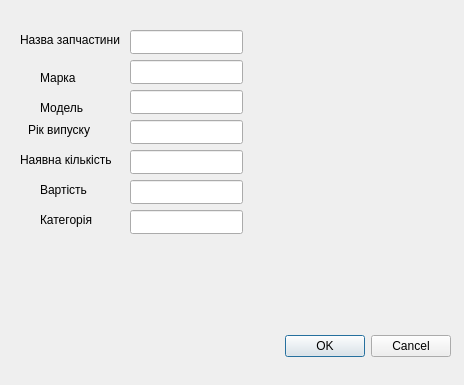
<?xml version="1.0" encoding="UTF-8"?>
<ui version="4.0">
 <class>AddInfo</class>
 <widget class="QDialog" name="AddInfo">
  <property name="geometry">
   <rect>
    <x>0</x>
    <y>0</y>
    <width>464</width>
    <height>385</height>
   </rect>
  </property>
  <property name="windowTitle">
   <string>Dialog</string>
  </property>
  <widget class="QDialogButtonBox" name="buttonOk">
   <property name="geometry">
    <rect>
     <x>110</x>
     <y>330</y>
     <width>341</width>
     <height>32</height>
    </rect>
   </property>
   <property name="orientation">
    <enum>Qt::Horizontal</enum>
   </property>
   <property name="standardButtons">
    <set>QDialogButtonBox::Cancel|QDialogButtonBox::Ok</set>
   </property>
  </widget>
  <widget class="QLineEdit" name="nameEdit">
   <property name="geometry">
    <rect>
     <x>130</x>
     <y>30</y>
     <width>113</width>
     <height>24</height>
    </rect>
   </property>
  </widget>
  <widget class="QLineEdit" name="carBrandEdit">
   <property name="geometry">
    <rect>
     <x>130</x>
     <y>60</y>
     <width>113</width>
     <height>24</height>
    </rect>
   </property>
  </widget>
  <widget class="QLineEdit" name="carModelEdit">
   <property name="geometry">
    <rect>
     <x>130</x>
     <y>90</y>
     <width>113</width>
     <height>24</height>
    </rect>
   </property>
  </widget>
  <widget class="QLineEdit" name="carYearEdit">
   <property name="geometry">
    <rect>
     <x>130</x>
     <y>120</y>
     <width>113</width>
     <height>24</height>
    </rect>
   </property>
  </widget>
  <widget class="QLineEdit" name="inStockEdit">
   <property name="geometry">
    <rect>
     <x>130</x>
     <y>150</y>
     <width>113</width>
     <height>24</height>
    </rect>
   </property>
  </widget>
  <widget class="QLineEdit" name="priceEdit">
   <property name="geometry">
    <rect>
     <x>130</x>
     <y>180</y>
     <width>113</width>
     <height>24</height>
    </rect>
   </property>
  </widget>
  <widget class="QLineEdit" name="categoryEdit">
   <property name="geometry">
    <rect>
     <x>130</x>
     <y>210</y>
     <width>113</width>
     <height>24</height>
    </rect>
   </property>
  </widget>
  <widget class="QLabel" name="nameLabel">
   <property name="geometry">
    <rect>
     <x>20</x>
     <y>30</y>
     <width>101</width>
     <height>20</height>
    </rect>
   </property>
   <property name="text">
    <string>Назва запчастини</string>
   </property>
  </widget>
  <widget class="QLabel" name="label">
   <property name="geometry">
    <rect>
     <x>40</x>
     <y>70</y>
     <width>49</width>
     <height>16</height>
    </rect>
   </property>
   <property name="text">
    <string>Марка</string>
   </property>
  </widget>
  <widget class="QLabel" name="label_2">
   <property name="geometry">
    <rect>
     <x>40</x>
     <y>100</y>
     <width>49</width>
     <height>16</height>
    </rect>
   </property>
   <property name="text">
    <string>Модель</string>
   </property>
  </widget>
  <widget class="QLabel" name="label_3">
   <property name="geometry">
    <rect>
     <x>28</x>
     <y>120</y>
     <width>71</width>
     <height>20</height>
    </rect>
   </property>
   <property name="text">
    <string>Рік випуску</string>
   </property>
  </widget>
  <widget class="QLabel" name="label_4">
   <property name="geometry">
    <rect>
     <x>20</x>
     <y>150</y>
     <width>91</width>
     <height>20</height>
    </rect>
   </property>
   <property name="text">
    <string>Наявна кількість</string>
   </property>
  </widget>
  <widget class="QLabel" name="label_5">
   <property name="geometry">
    <rect>
     <x>40</x>
     <y>180</y>
     <width>61</width>
     <height>20</height>
    </rect>
   </property>
   <property name="text">
    <string>Вартість</string>
   </property>
  </widget>
  <widget class="QLabel" name="label_6">
   <property name="geometry">
    <rect>
     <x>40</x>
     <y>210</y>
     <width>61</width>
     <height>20</height>
    </rect>
   </property>
   <property name="text">
    <string>Категорія</string>
   </property>
  </widget>
 </widget>
 <resources/>
 <connections>
  <connection>
   <sender>buttonOk</sender>
   <signal>accepted()</signal>
   <receiver>AddInfo</receiver>
   <slot>accept()</slot>
   <hints>
    <hint type="sourcelabel">
     <x>248</x>
     <y>254</y>
    </hint>
    <hint type="destinationlabel">
     <x>157</x>
     <y>274</y>
    </hint>
   </hints>
  </connection>
  <connection>
   <sender>buttonOk</sender>
   <signal>rejected()</signal>
   <receiver>AddInfo</receiver>
   <slot>reject()</slot>
   <hints>
    <hint type="sourcelabel">
     <x>316</x>
     <y>260</y>
    </hint>
    <hint type="destinationlabel">
     <x>286</x>
     <y>274</y>
    </hint>
   </hints>
  </connection>
 </connections>
</ui>
